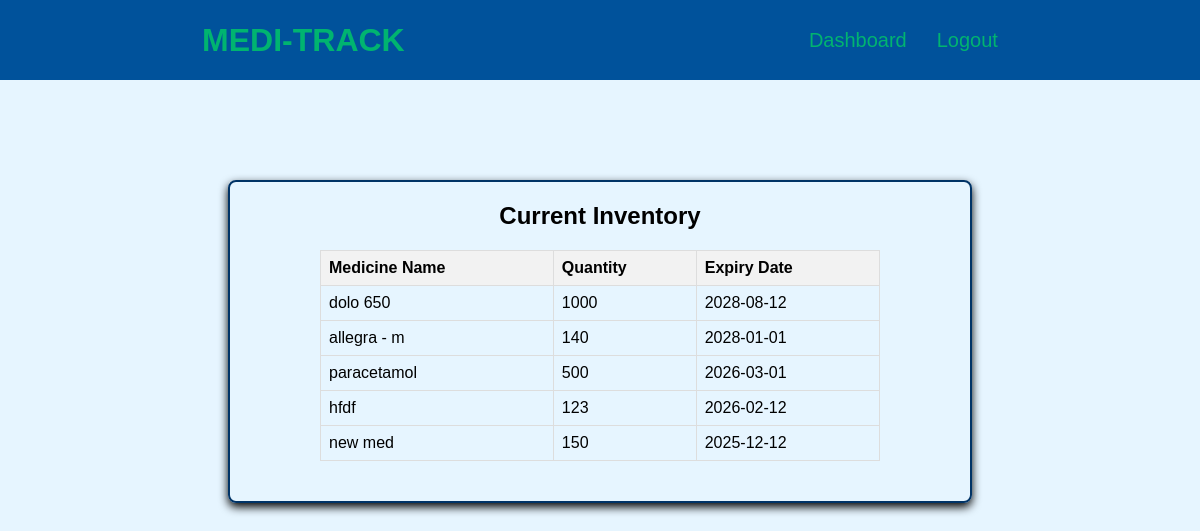
Screenshot of /display_stock (signed in) with the database file from the repository.
### app.py (models this page shows)
class Medicine(db.Model):
    id = db.Column(db.Integer, primary_key=True)
    name = db.Column(db.String(200), nullable=False)
    quantity = db.Column(db.Integer, nullable=False)
    expiry_date = db.Column(db.String(50), nullable=False)
    owner_id = db.Column(db.Integer, db.ForeignKey('owner.id'), nullable=False)
    owner = db.relationship('Owner', backref=db.backref('medicines', lazy=True))

### app.py (the view)
@app.route('/display_stock')
def display_stock():
    if 'user_id' not in session:
        return redirect(url_for('login'))
    medicines = Medicine.query.filter_by(owner_id=session['user_id']).all()
    return render_template('display_stock.html', medicines=medicines)

### templates/display_stock.html (shortened to what this page needs)
<!DOCTYPE html>
<html lang="en">
<head>
    <link rel="stylesheet" href="{{ url_for('static', filename='style.css') }}">
</head>
<body>
    <header>
        <nav>
            <div class="left">MEDI-TRACK</div>
            <div class="right">
                <ul>
                    <li><a href="{{ url_for('dashboard') }}">Dashboard</a></li>
                    <li><a href="{{ url_for('logout') }}">Logout</a></li>
                </ul>
            </div>
        </nav>
    </header>
    <main>
        <div class="form-container">
            <h2>Current Inventory</h2>
            <table class="inventory-table">
                <thead>
                    <tr>
                        <th>Medicine Name</th>
                        <th>Quantity</th>
                        <th>Expiry Date</th>
                    </tr>
                </thead>
                <tbody>
                    {% for medicine in medicines %}
                    <tr>
                        <td>{{ medicine.name }}</td>
                        <td>{{ medicine.quantity }}</td>
                        <td>{{ medicine.expiry_date }}</td>
                    </tr>
                    {% endfor %}
                </tbody>
            </table>
        </div>
    </main>
</body>
</html>

### static/style.css (style rules this page uses)
* { margin: 0px; padding: 0px; }
body { background-color: #e6f5ff; font-family: 'Poppins', sans-serif; }
nav { display: flex; justify-content: space-around; align-items: center; height: 80px; background-color: #00529B; }
nav ul { display: flex; justify-content: center; gap: 30px; transition: color 0.3s ease; }
nav ul li { list-style: none; }
nav ul a { text-decoration: none; color: #00B470; transition: color 0.3s ease; font-size: 1.25rem; font-weight: 100 }
.left { color: #00B470; font-size: 2rem; font-weight: 600; }
.form-container { display: flex; justify-content: center; align-items: center; border: 2px solid #003366; padding: 20px; max-width: 700px; margin: auto; border-radius: 8px; flex-direction: column; margin-top: 100px; box-shadow: 0 4px 10px; }

### templates/display_stock.html (style rules this page uses)
.inventory-table { width: 80%; margin: 20px auto; border-collapse: collapse; }
.inventory-table th, .inventory-table td { border: 1px solid #ddd; padding: 8px; text-align: left; }
.inventory-table th { background-color: #f2f2f2; }

### rows the page displays
Medicine: name "dolo 650", quantity "1000", expiry_date "2028-08-12"
Medicine: name "allegra - m", quantity "140", expiry_date "2028-01-01"
Medicine: name "paracetamol", quantity "500", expiry_date "2026-03-01"
Medicine: name "hfdf", quantity "123", expiry_date "2026-02-12"
Medicine: name "new med", quantity "150", expiry_date "2025-12-12"
